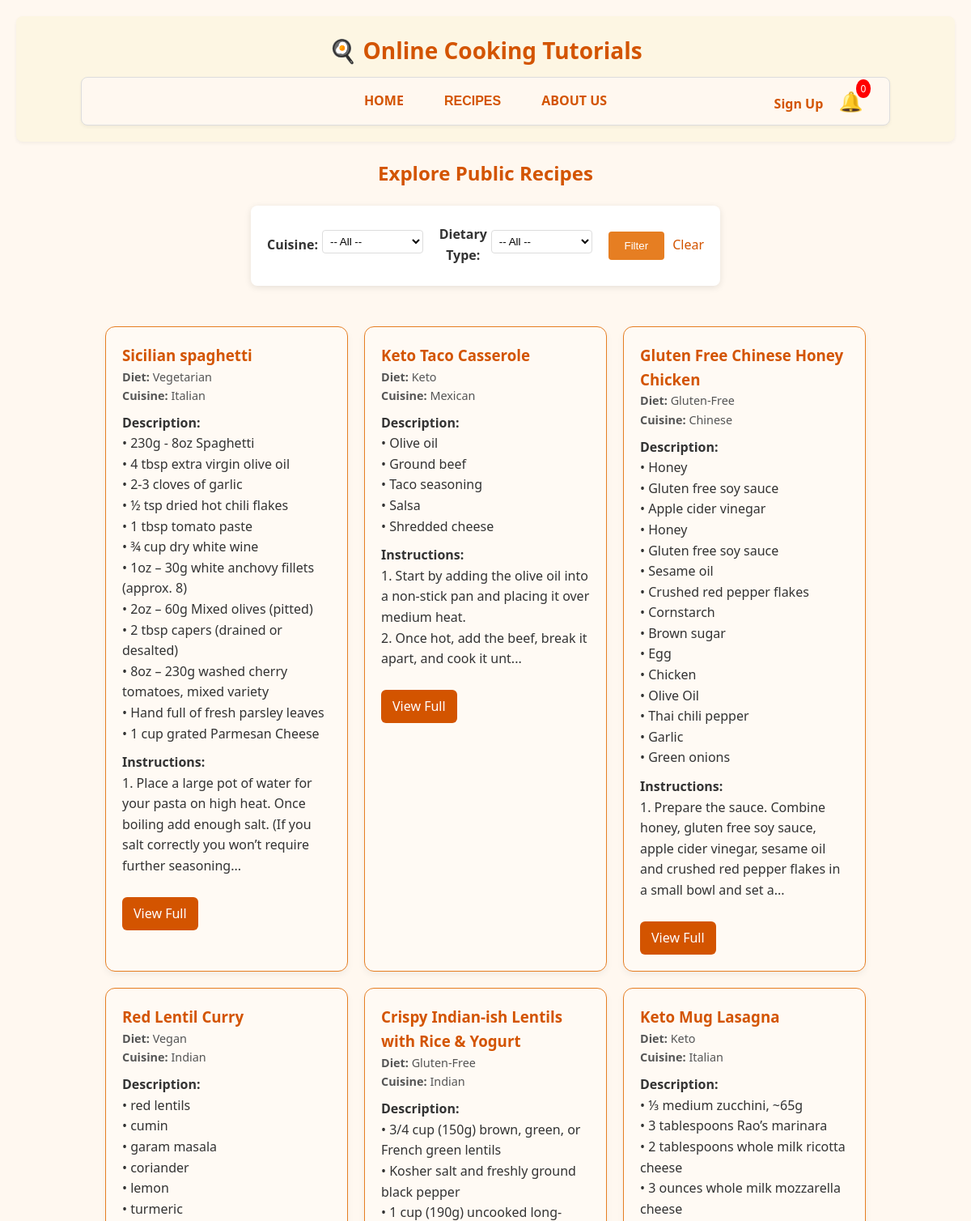
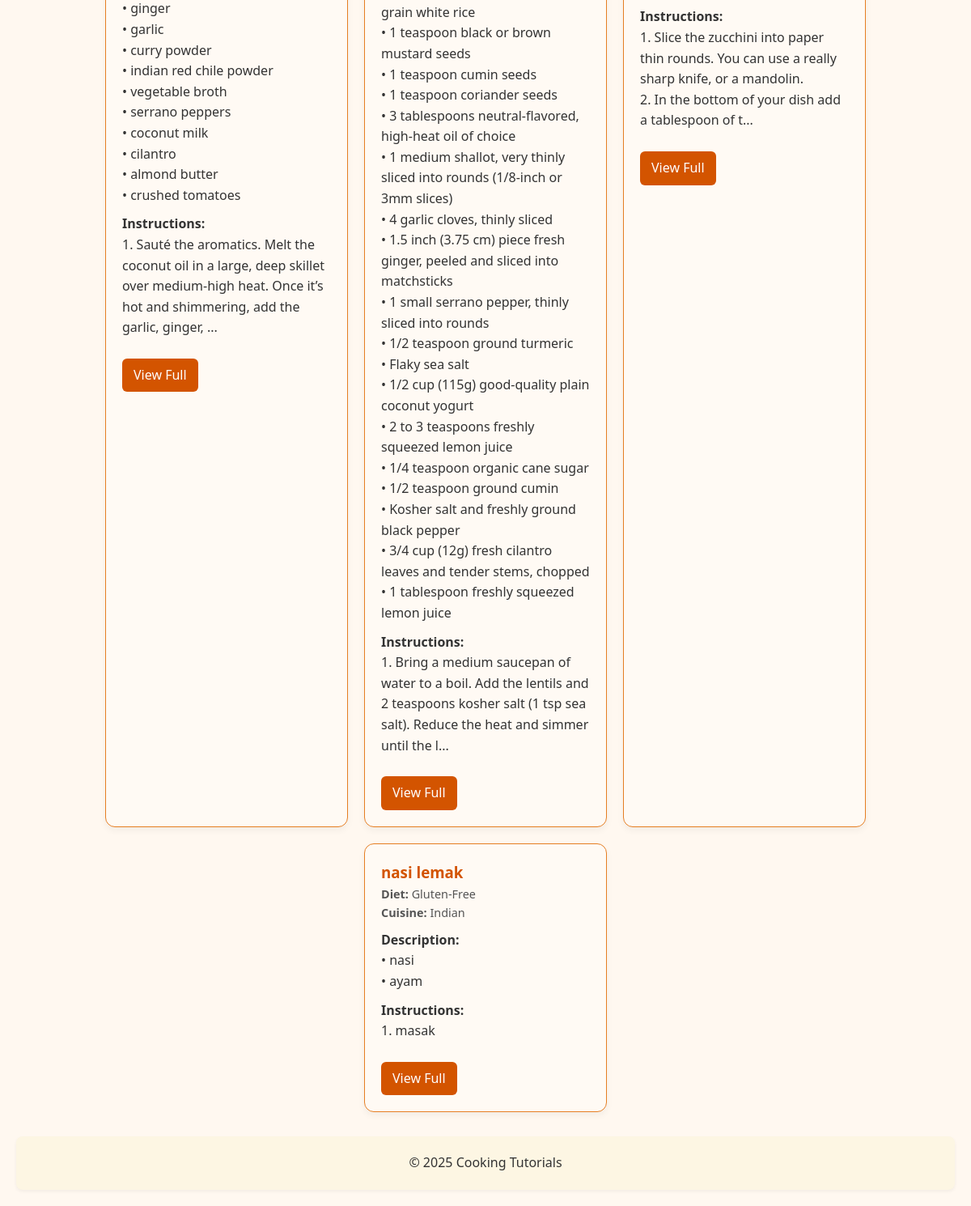
Page /other_people_recipe_list.php on the committed database (2 pictures, top to bottom).
### tables this page shows
CREATE TABLE `recipe` (
  `recipeID` int(11) NOT NULL,
  `title` varchar(200) NOT NULL,
  `ingredient` text DEFAULT NULL,
  `dietary_type` varchar(50) DEFAULT NULL,
  `cuisine_type` varchar(50) DEFAULT NULL,
  `step` text NOT NULL,
  `created_at` datetime DEFAULT current_timestamp(),
  `updated_at` datetime DEFAULT current_timestamp() ON UPDATE current_timestamp(),
  `userID` int(11) NOT NULL
);

### other_people_recipe_list.php (the view, shortened to what this page needs)
<?php
require_once 'db_connect.php';
$sql = "SELECT * FROM RECIPE WHERE 1";
$recipes_stmt = $conn->prepare($sql);
$recipes_stmt->execute();
$recipes_result = $recipes_stmt->get_result();
$recipes = [];
while ($recipe = $recipes_result->fetch_assoc()) {
    $media = [];
    $recipe['media'] = $media;
    $recipes[] = $recipe;
}
?>
<!DOCTYPE html>
<html>
<head>
    <link rel="stylesheet" href="style.css">
</head>
<body>
<?php include 'header.php'; ?>
<h2 style="text-align: center; margin-top: 20px;">Explore Public Recipes</h2>
<div style="display: flex; justify-content: center;">
    <form method="GET" action="other_people_recipe_list.php" class="filter-form" style="margin-bottom: 20px;">
        <div style="display: flex; align-items: center; justify-content: flex-start;">
            <label for="cuisine" style="margin-right: 5px;"><strong>Cuisine:</strong></label>
            <select name="cuisine" id="cuisine" style="padding: 5px; margin-right: 20px;">
                <option value="">-- All --</option>
            </select>
            <label for="dietary_type" style="margin-right: 5px;"><strong>Dietary Type:</strong></label>
            <select name="dietary_type" id="dietary_type" style="padding: 5px; margin-right: 20px;">
                <option value="">-- All --</option>
            </select>
            <button type="submit" style="margin-right: 10px;">Filter</button>
            <a href="other_people_recipe_list.php" style="text-decoration: none;">Clear</a>
        </div>
    </form>
</div>
<div class="card-container">
    <?php if (empty($recipes)): ?>
        <p style="text-align:center;">No recipes found.</p>
    <?php else: ?>
        <?php foreach ($recipes as $recipe): ?>
            <div class="recipe-card">
                <h3><?= htmlspecialchars($recipe['title']) ?></h3>
                <div class="recipe-meta">
                    <strong>Diet:</strong> <?= htmlspecialchars($recipe['dietary_type']) ?: 'N/A' ?><br>
                    <strong>Cuisine:</strong> <?= htmlspecialchars($recipe['cuisine_type']) ?: 'N/A' ?>
                </div>
                <p><strong>Description:</strong><br><?= nl2br(htmlspecialchars($recipe['ingredient'])) ?></p>
                <p><strong>Instructions:</strong><br><?= nl2br(htmlspecialchars(mb_strimwidth($recipe['step'], 0, 150, '...'))) ?></p>
                <a class="btn-view" href="view_other_people_recipe.php?recipeID=<?= $recipe['recipeID'] ?>">View Full</a>
            </div>
        <?php endforeach; ?>
    <?php endif; ?>
</div>
<?php include 'footer.php'; ?>
</body>
</html>

### style.css (style rules this page uses)
* { box-sizing: border-box; margin: 0; padding: 0; }
body { font-family: 'Segoe UI', Tahoma, Geneva, Verdana, sans-serif; background-color: #fff8f0; color: #333; line-height: 1.6; padding: 20px; }
h1, h2 { color: #d35400; }
form { background: #ffffff; max-width: 400px; margin: 20px auto; padding: 20px; border-radius: 8px; box-shadow: 0 2px 8px rgba(0,0,0,0.1); }
input[type="text"], input[type="email"], input[type="password"], select { width: 100%; padding: 10px; margin: 10px 0 20px; border: 1px solid #ddd; border-radius: 4px; background-color: #fff; }
button { padding: 10px 20px; background-color: #e67e22; color: #fff; border: none; border-radius: 4px; cursor: pointer; }
a { color: #d35400; text-decoration: none; }

### other_people_recipe_list.php (style rules this page uses)
.card-container { display: flex; flex-wrap: wrap; gap: 20px; justify-content: center; padding: 30px; }
.recipe-card { background: #fffaf4; border: 1px solid #e67e22; border-radius: 12px; box-shadow: 0 4px 8px rgba(0,0,0,0.05); width: 300px; padding: 20px; box-sizing: border-box; }
.recipe-card h3 { margin-top: 0; color: #d35400; }
.recipe-meta { font-size: 0.9em; margin-bottom: 10px; color: #555; }
.recipe-card p { margin: 0 0 10px; }
.btn-view { display: inline-block; margin-top: 15px; padding: 8px 14px; background-color: #d35400; color: white; text-decoration: none; border-radius: 6px; }
form.filter-form { text-align: center; margin: 20px auto; width: 50%; max-width: 1000px; }
form.filter-form select { padding: 5px; margin-right: 10px; }

### rows in the picture
recipe: title "Sicilian spaghetti", dietary_type "Vegetarian", cuisine_type "Italian", ingredient "• 230g - 8oz Spaghetti • 4 tbsp extra virgin olive oil • 2-3 cloves of garlic • ½ tsp dried hot chili flakes • 1 tbsp tomato paste • ¾ cup dry white wine • 1oz – 30g white anchovy fillets (approx. 8) • 2oz – 60g Mixed olives (pitted) • 2 tbsp capers (drained or desalted) • 8oz – 230g washed cherry tomatoes, mixed variety • Hand full of fresh parsley leaves • 1 cup grated Parmesan Cheese", step "1. Place a large pot of water for your pasta on high heat. Once boiling add enough salt. (If you salt correctly you won’t require further seasoning..."
recipe: title "Keto Taco Casserole", dietary_type "Keto", cuisine_type "Mexican", ingredient "• Olive oil • Ground beef • Taco seasoning • Salsa • Shredded cheese", step "1. Start by adding the olive oil into a non-stick pan and placing it over medium heat. 2. Once hot, add the beef, break it apart, and cook it unt..."
recipe: title "Gluten Free Chinese Honey Chicken", dietary_type "Gluten-Free", cuisine_type "Chinese", ingredient "• Honey • Gluten free soy sauce • Apple cider vinegar • Honey • Gluten free soy sauce • Sesame oil • Crushed red pepper flakes • Cornstarch • Brown sugar • Egg • Chicken • Olive Oil • Thai chili pepper • Garlic • Green onions", step "1. Prepare the sauce. Combine honey, gluten free soy sauce, apple cider vinegar, sesame oil and crushed red pepper flakes in a small bowl and set a..."
recipe: title "Red Lentil Curry", dietary_type "Vegan", cuisine_type "Indian", ingredient "• red lentils • cumin • garam masala • coriander • lemon • turmeric • ginger • garlic • curry powder • indian red chile powder • vegetable broth • serrano peppers • coconut milk • cilantro • almond butter • crushed tomatoes", step "1. Sauté the aromatics. Melt the coconut oil in a large, deep skillet over medium-high heat. Once it’s hot and shimmering, add the garlic, ginger, ..."
recipe: title "Crispy Indian-ish Lentils with Rice & Yogurt", dietary_type "Gluten-Free", cuisine_type "Indian", ingredient "• 3/4 cup (150g) brown, green, or French green lentils • Kosher salt and freshly ground black pepper • 1 cup (190g) uncooked long-grain white rice • 1 teaspoon black or brown mustard seeds • 1 teaspoon cumin seeds • 1 teaspoon coriander seeds • 3 tablespoons neutral-flavored, high-heat oil of choice • 1 medium shallot, very thinly sliced into rounds (1/8-inch or 3mm slices) • 4 garlic cloves, thinly sliced • 1.5 inch (3.75 cm) piece fresh ginger, peeled and sliced into matchsticks • 1 small serrano pepper, thinly sliced into rounds • 1/2 teaspoon ground turmeric • Flaky sea salt • 1/2 cup (115g) good-quality plain coconut yogurt • 2 to 3 teaspoons freshly squeezed lemon juice • 1/4 teaspoon…", step "1. Bring a medium saucepan of water to a boil. Add the lentils and 2 teaspoons kosher salt (1 tsp sea salt). Reduce the heat and simmer until the l..."
recipe: title "Keto Mug Lasagna", dietary_type "Keto", cuisine_type "Italian", ingredient "• ⅓ medium zucchini, ~65g • 3 tablespoons Rao’s marinara • 2 tablespoons whole milk ricotta cheese • 3 ounces whole milk mozzarella cheese", step "1. Slice the zucchini into paper thin rounds. You can use a really sharp knife, or a mandolin. 2. In the bottom of your dish add a tablespoon of t..."
recipe: title "nasi lemak", dietary_type "Gluten-Free", cuisine_type "Indian", ingredient "• nasi • ayam", step "1. masak"
